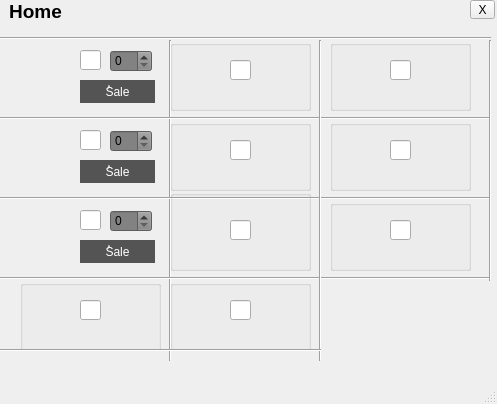
<?xml version="1.0" encoding="UTF-8"?>
<ui version="4.0">
 <class>hous</class>
 <widget class="QMainWindow" name="hous">
  <property name="geometry">
   <rect>
    <x>0</x>
    <y>0</y>
    <width>497</width>
    <height>404</height>
   </rect>
  </property>
  <property name="windowTitle">
   <string>MainWindow</string>
  </property>
  <property name="styleSheet">
   <string notr="true"/>
  </property>
  <widget class="QWidget" name="centralwidget">
   <widget class="QLabel" name="label_2">
    <property name="geometry">
     <rect>
      <x>0</x>
      <y>50</y>
      <width>101</width>
      <height>51</height>
     </rect>
    </property>
    <property name="styleSheet">
     <string notr="true">image: url(:/new/prefix1/morg.png);</string>
    </property>
    <property name="text">
     <string/>
    </property>
   </widget>
   <widget class="QLabel" name="label">
    <property name="geometry">
     <rect>
      <x>-10</x>
      <y>0</y>
      <width>91</width>
      <height>21</height>
     </rect>
    </property>
    <property name="text">
     <string>&lt;html&gt;&lt;head/&gt;&lt;body&gt;&lt;p align=&quot;center&quot;&gt;&lt;span style=&quot; font-size:14pt; font-weight:600;&quot;&gt;Home&lt;/span&gt;&lt;/p&gt;&lt;/body&gt;&lt;/html&gt;</string>
    </property>
    <property name="textFormat">
     <enum>Qt::AutoText</enum>
    </property>
   </widget>
   <widget class="QPushButton" name="pushButton_chicken">
    <property name="geometry">
     <rect>
      <x>80</x>
      <y>80</y>
      <width>75</width>
      <height>23</height>
     </rect>
    </property>
    <property name="styleSheet">
     <string notr="true">QPushButton{
	color: rgb(255, 255, 255);
	
	background-color: rgb(84, 84, 84);
border :1px solit;
border-radiux:3px;
}
QPushButton:hover{
	
	color: rgb(255, 255, 255);
	background-color: rgb(57, 143, 0);
}</string>
    </property>
    <property name="text">
     <string>ُSale</string>
    </property>
   </widget>
   <widget class="QSpinBox" name="spinBox_chicken">
    <property name="geometry">
     <rect>
      <x>110</x>
      <y>50</y>
      <width>42</width>
      <height>22</height>
     </rect>
    </property>
    <property name="styleSheet">
     <string notr="true">background-color: rgb(130, 130, 130);</string>
    </property>
   </widget>
   <widget class="QLineEdit" name="lineEdit_chicken">
    <property name="geometry">
     <rect>
      <x>80</x>
      <y>50</y>
      <width>21</width>
      <height>20</height>
     </rect>
    </property>
   </widget>
   <widget class="QLabel" name="label_13">
    <property name="geometry">
     <rect>
      <x>0</x>
      <y>130</y>
      <width>101</width>
      <height>51</height>
     </rect>
    </property>
    <property name="styleSheet">
     <string notr="true">image: url(:/new/prefix1/cow.png);</string>
    </property>
    <property name="text">
     <string/>
    </property>
   </widget>
   <widget class="QPushButton" name="pushButton_cow">
    <property name="geometry">
     <rect>
      <x>80</x>
      <y>160</y>
      <width>75</width>
      <height>23</height>
     </rect>
    </property>
    <property name="styleSheet">
     <string notr="true">QPushButton{
	color: rgb(255, 255, 255);
	
	background-color: rgb(84, 84, 84);
border :1px solit;
border-radiux:3px;
}
QPushButton:hover{
	
	color: rgb(255, 255, 255);
	background-color: rgb(57, 143, 0);
}</string>
    </property>
    <property name="text">
     <string>ُSale</string>
    </property>
   </widget>
   <widget class="QSpinBox" name="spinBox_cow">
    <property name="geometry">
     <rect>
      <x>110</x>
      <y>130</y>
      <width>42</width>
      <height>22</height>
     </rect>
    </property>
    <property name="styleSheet">
     <string notr="true">background-color: rgb(130, 130, 130);</string>
    </property>
   </widget>
   <widget class="QLineEdit" name="lineEdit_cow">
    <property name="geometry">
     <rect>
      <x>80</x>
      <y>130</y>
      <width>21</width>
      <height>20</height>
     </rect>
    </property>
   </widget>
   <widget class="QLabel" name="label_19">
    <property name="geometry">
     <rect>
      <x>0</x>
      <y>210</y>
      <width>101</width>
      <height>51</height>
     </rect>
    </property>
    <property name="styleSheet">
     <string notr="true">image: url(:/new/prefix1/sheep.png);</string>
    </property>
    <property name="text">
     <string/>
    </property>
   </widget>
   <widget class="QPushButton" name="pushButton_sheep">
    <property name="geometry">
     <rect>
      <x>80</x>
      <y>240</y>
      <width>75</width>
      <height>23</height>
     </rect>
    </property>
    <property name="styleSheet">
     <string notr="true">QPushButton{
	color: rgb(255, 255, 255);
	
	background-color: rgb(84, 84, 84);
border :1px solit;
border-radiux:3px;
}
QPushButton:hover{
	
	color: rgb(255, 255, 255);
	background-color: rgb(57, 143, 0);
}</string>
    </property>
    <property name="text">
     <string>ُSale</string>
    </property>
   </widget>
   <widget class="QSpinBox" name="spinBox_sheep">
    <property name="geometry">
     <rect>
      <x>110</x>
      <y>210</y>
      <width>42</width>
      <height>22</height>
     </rect>
    </property>
    <property name="styleSheet">
     <string notr="true">background-color: rgb(130, 130, 130);</string>
    </property>
   </widget>
   <widget class="QLineEdit" name="lineEdit_sheep">
    <property name="geometry">
     <rect>
      <x>80</x>
      <y>210</y>
      <width>21</width>
      <height>20</height>
     </rect>
    </property>
   </widget>
   <widget class="QGroupBox" name="groupBox">
    <property name="geometry">
     <rect>
      <x>20</x>
      <y>280</y>
      <width>141</width>
      <height>71</height>
     </rect>
    </property>
    <property name="title">
     <string/>
    </property>
    <widget class="QLabel" name="label_26">
     <property name="geometry">
      <rect>
       <x>-10</x>
       <y>10</y>
       <width>81</width>
       <height>51</height>
      </rect>
     </property>
     <property name="styleSheet">
      <string notr="true">image: url(:/new/prefix1/zory.png);</string>
     </property>
     <property name="text">
      <string/>
     </property>
    </widget>
    <widget class="QLineEdit" name="lineEdit_cron_sale">
     <property name="geometry">
      <rect>
       <x>60</x>
       <y>20</y>
       <width>21</width>
       <height>20</height>
      </rect>
     </property>
    </widget>
   </widget>
   <widget class="QGroupBox" name="groupBox_2">
    <property name="geometry">
     <rect>
      <x>170</x>
      <y>280</y>
      <width>141</width>
      <height>71</height>
     </rect>
    </property>
    <property name="title">
     <string/>
    </property>
    <widget class="QLabel" name="label_25">
     <property name="geometry">
      <rect>
       <x>-10</x>
       <y>10</y>
       <width>81</width>
       <height>51</height>
      </rect>
     </property>
     <property name="styleSheet">
      <string notr="true">image: url(:/new/prefix1/gandom.png);</string>
     </property>
     <property name="text">
      <string/>
     </property>
    </widget>
    <widget class="QLineEdit" name="lineEdit_wheat_sale">
     <property name="geometry">
      <rect>
       <x>60</x>
       <y>20</y>
       <width>21</width>
       <height>20</height>
      </rect>
     </property>
    </widget>
   </widget>
   <widget class="Line" name="line">
    <property name="geometry">
     <rect>
      <x>160</x>
      <y>40</y>
      <width>20</width>
      <height>321</height>
     </rect>
    </property>
    <property name="orientation">
     <enum>Qt::Vertical</enum>
    </property>
   </widget>
   <widget class="Line" name="line_2">
    <property name="geometry">
     <rect>
      <x>0</x>
      <y>270</y>
      <width>491</width>
      <height>16</height>
     </rect>
    </property>
    <property name="orientation">
     <enum>Qt::Horizontal</enum>
    </property>
   </widget>
   <widget class="Line" name="line_3">
    <property name="geometry">
     <rect>
      <x>0</x>
      <y>190</y>
      <width>491</width>
      <height>16</height>
     </rect>
    </property>
    <property name="orientation">
     <enum>Qt::Horizontal</enum>
    </property>
   </widget>
   <widget class="Line" name="line_4">
    <property name="geometry">
     <rect>
      <x>0</x>
      <y>110</y>
      <width>491</width>
      <height>16</height>
     </rect>
    </property>
    <property name="orientation">
     <enum>Qt::Horizontal</enum>
    </property>
   </widget>
   <widget class="Line" name="line_6">
    <property name="geometry">
     <rect>
      <x>0</x>
      <y>30</y>
      <width>171</width>
      <height>16</height>
     </rect>
    </property>
    <property name="orientation">
     <enum>Qt::Horizontal</enum>
    </property>
   </widget>
   <widget class="Line" name="line_7">
    <property name="geometry">
     <rect>
      <x>170</x>
      <y>30</y>
      <width>321</width>
      <height>16</height>
     </rect>
    </property>
    <property name="orientation">
     <enum>Qt::Horizontal</enum>
    </property>
   </widget>
   <widget class="Line" name="line_5">
    <property name="geometry">
     <rect>
      <x>310</x>
      <y>40</y>
      <width>20</width>
      <height>321</height>
     </rect>
    </property>
    <property name="orientation">
     <enum>Qt::Vertical</enum>
    </property>
   </widget>
   <widget class="QGroupBox" name="groupBox_3">
    <property name="geometry">
     <rect>
      <x>170</x>
      <y>40</y>
      <width>141</width>
      <height>71</height>
     </rect>
    </property>
    <property name="title">
     <string/>
    </property>
    <widget class="QLabel" name="label_5">
     <property name="geometry">
      <rect>
       <x>-20</x>
       <y>10</y>
       <width>101</width>
       <height>51</height>
      </rect>
     </property>
     <property name="styleSheet">
      <string notr="true">image: url(:/new/prefix1/5222963.png);</string>
     </property>
     <property name="text">
      <string/>
     </property>
    </widget>
    <widget class="QLineEdit" name="lineEdit_chicken_egg">
     <property name="geometry">
      <rect>
       <x>60</x>
       <y>20</y>
       <width>21</width>
       <height>20</height>
      </rect>
     </property>
    </widget>
   </widget>
   <widget class="QGroupBox" name="groupBox_4">
    <property name="geometry">
     <rect>
      <x>330</x>
      <y>40</y>
      <width>141</width>
      <height>71</height>
     </rect>
    </property>
    <property name="title">
     <string/>
    </property>
    <widget class="QLabel" name="label_7">
     <property name="geometry">
      <rect>
       <x>-20</x>
       <y>10</y>
       <width>101</width>
       <height>51</height>
      </rect>
     </property>
     <property name="styleSheet">
      <string notr="true">image: url(:/new/prefix1/images.png);</string>
     </property>
     <property name="text">
      <string/>
     </property>
    </widget>
    <widget class="QLineEdit" name="lineEdit_chickn_mat">
     <property name="geometry">
      <rect>
       <x>60</x>
       <y>20</y>
       <width>21</width>
       <height>20</height>
      </rect>
     </property>
    </widget>
   </widget>
   <widget class="QGroupBox" name="groupBox_5">
    <property name="geometry">
     <rect>
      <x>170</x>
      <y>120</y>
      <width>141</width>
      <height>71</height>
     </rect>
    </property>
    <property name="title">
     <string/>
    </property>
    <widget class="QLabel" name="label_16">
     <property name="geometry">
      <rect>
       <x>-20</x>
       <y>10</y>
       <width>101</width>
       <height>51</height>
      </rect>
     </property>
     <property name="styleSheet">
      <string notr="true">image: url(:/new/prefix1/link.png);</string>
     </property>
     <property name="text">
      <string/>
     </property>
    </widget>
    <widget class="QLineEdit" name="lineEdit_cow_milk">
     <property name="geometry">
      <rect>
       <x>60</x>
       <y>20</y>
       <width>21</width>
       <height>20</height>
      </rect>
     </property>
    </widget>
   </widget>
   <widget class="QGroupBox" name="groupBox_6">
    <property name="geometry">
     <rect>
      <x>330</x>
      <y>120</y>
      <width>141</width>
      <height>71</height>
     </rect>
    </property>
    <property name="title">
     <string/>
    </property>
    <widget class="QLabel" name="label_18">
     <property name="geometry">
      <rect>
       <x>-20</x>
       <y>10</y>
       <width>101</width>
       <height>51</height>
      </rect>
     </property>
     <property name="styleSheet">
      <string notr="true">image: url(:/new/prefix1/meat.png);</string>
     </property>
     <property name="text">
      <string/>
     </property>
    </widget>
    <widget class="QLineEdit" name="lineEdit_cow_mat">
     <property name="geometry">
      <rect>
       <x>60</x>
       <y>20</y>
       <width>21</width>
       <height>20</height>
      </rect>
     </property>
    </widget>
   </widget>
   <widget class="QGroupBox" name="groupBox_7">
    <property name="geometry">
     <rect>
      <x>170</x>
      <y>190</y>
      <width>141</width>
      <height>81</height>
     </rect>
    </property>
    <property name="title">
     <string/>
    </property>
    <widget class="QLabel" name="label_23">
     <property name="geometry">
      <rect>
       <x>-20</x>
       <y>20</y>
       <width>101</width>
       <height>51</height>
      </rect>
     </property>
     <property name="styleSheet">
      <string notr="true">image: url(:/new/prefix1/link.png);</string>
     </property>
     <property name="text">
      <string/>
     </property>
    </widget>
    <widget class="QLineEdit" name="lineEdit_sheep_milk">
     <property name="geometry">
      <rect>
       <x>60</x>
       <y>30</y>
       <width>21</width>
       <height>20</height>
      </rect>
     </property>
    </widget>
   </widget>
   <widget class="Line" name="line_17">
    <property name="geometry">
     <rect>
      <x>480</x>
      <y>40</y>
      <width>20</width>
      <height>241</height>
     </rect>
    </property>
    <property name="orientation">
     <enum>Qt::Vertical</enum>
    </property>
   </widget>
   <widget class="QGroupBox" name="groupBox_8">
    <property name="geometry">
     <rect>
      <x>330</x>
      <y>200</y>
      <width>141</width>
      <height>71</height>
     </rect>
    </property>
    <property name="title">
     <string/>
    </property>
    <widget class="QLabel" name="label_27">
     <property name="geometry">
      <rect>
       <x>-20</x>
       <y>10</y>
       <width>101</width>
       <height>51</height>
      </rect>
     </property>
     <property name="styleSheet">
      <string notr="true">image: url(:/new/prefix1/meat.png);</string>
     </property>
     <property name="text">
      <string/>
     </property>
    </widget>
    <widget class="QLineEdit" name="lineEdit_sheep_mat">
     <property name="geometry">
      <rect>
       <x>60</x>
       <y>20</y>
       <width>21</width>
       <height>20</height>
      </rect>
     </property>
    </widget>
   </widget>
   <widget class="Line" name="line_8">
    <property name="geometry">
     <rect>
      <x>0</x>
      <y>340</y>
      <width>321</width>
      <height>20</height>
     </rect>
    </property>
    <property name="orientation">
     <enum>Qt::Horizontal</enum>
    </property>
   </widget>
   <widget class="QToolButton" name="toolButton">
    <property name="geometry">
     <rect>
      <x>470</x>
      <y>0</y>
      <width>25</width>
      <height>19</height>
     </rect>
    </property>
    <property name="text">
     <string>X</string>
    </property>
   </widget>
  </widget>
  <widget class="QMenuBar" name="menubar">
   <property name="geometry">
    <rect>
     <x>0</x>
     <y>0</y>
     <width>497</width>
     <height>21</height>
    </rect>
   </property>
  </widget>
  <widget class="QStatusBar" name="statusbar"/>
 </widget>
 <resources/>
 <connections>
  <connection>
   <sender>toolButton</sender>
   <signal>clicked()</signal>
   <receiver>hous</receiver>
   <slot>close()</slot>
   <hints>
    <hint type="sourcelabel">
     <x>484</x>
     <y>31</y>
    </hint>
    <hint type="destinationlabel">
     <x>442</x>
     <y>29</y>
    </hint>
   </hints>
  </connection>
 </connections>
</ui>
